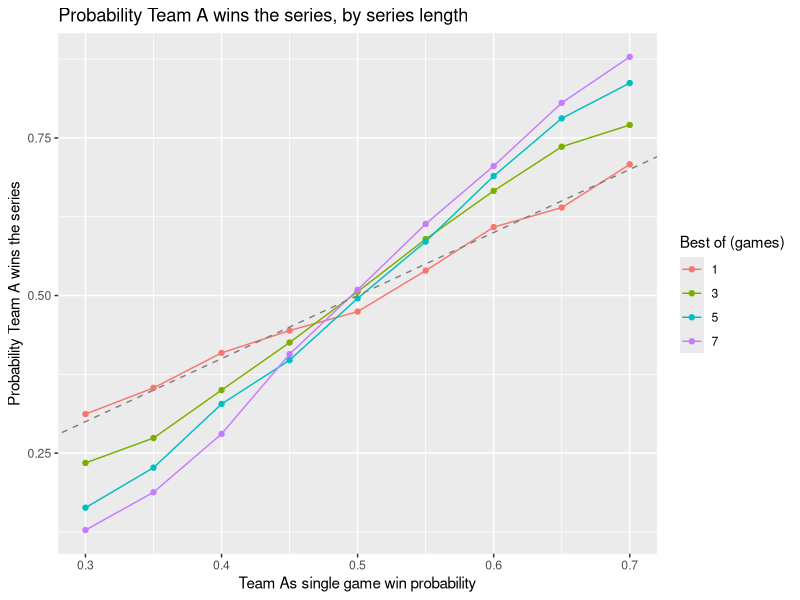
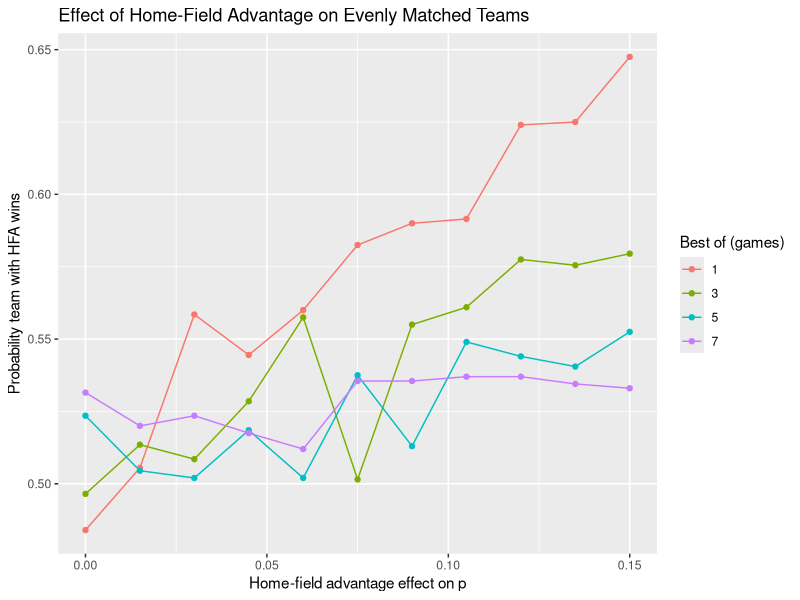

Source code (R) for these figures, in order:
## ---- chunk 1
library(tidyverse)
set.seed(4747)
## ---- chunk 2
home_schedule <- list(
  '1' = c(TRUE),
  '3' = c(TRUE, FALSE, TRUE),
  '5' = c(TRUE, TRUE, FALSE, FALSE, TRUE),
  '7' = c(TRUE, TRUE, FALSE, FALSE, TRUE, FALSE, TRUE)
)

play_series <- function(p, games = 7, hfa = 0) {
  home <- home_schedule[[as.character(games)]]
  needed <- (games + 1) / 2
  wins_a <- 0
  wins_b <- 0
  g <- 0
  while (wins_a < needed & wins_b < needed) {
    g <- g + 1
    if (home[g]) {
      p_game <- p + hfa
    } else {
      p_game <- p - hfa
    }
    if (runif(1) < p_game) {
      wins_a <- wins_a + 1
    } else {
      wins_b <- wins_b + 1
    }
  }
  return(wins_a == needed)
}
## ---- chunk 3
win_prob <- function(p, games, hfa = 0, reps = 2000) {
  map_lgl(1:reps, \(i) play_series(p, games, hfa)) |> mean()
}
## ---- chunk 4
p_values <- seq(0.3, 0.7, by = 0.05)
game_values <- c(1, 3, 5, 7)

length_sims <- tibble(
  p = rep(p_values, times = length(game_values)),
  games = rep(game_values, each = length(p_values))
) |>
  mutate(win_prob = map2_dbl(p, games, win_prob))

ggplot(length_sims, aes(x = p, y = win_prob, color = factor(games))) + 
  geom_line() + 
  geom_point() + 
  geom_abline(slope = 1, intercept = 0, linetype = "dashed", color = "gray50") + 
  labs(title = "Probability Team A wins the series, by series length",
       x = "Team As single game win probability",
       y = "Probability Team A wins the series",
       color = "Best of (games)")
## ---- chunk 5
hfa_values <- seq(0, 0.15, by = 0.015)

hfa_sims <- tibble(
  p = 0.5,
  games = rep(game_values, each = length(hfa_values)),
  hfa = rep(hfa_values, times = length(game_values))
) |>
  mutate(win_prob = pmap_dbl(list(p, games, hfa), win_prob))

ggplot(hfa_sims, aes(x = hfa, y = win_prob, color = factor(games))) + 
  geom_line() +
  geom_point() +
  labs(
    title = "Effect of Home-Field Advantage on Evenly Matched Teams",
    x = "Home-field advantage effect on p",
    y = "Probability team with HFA wins",
    color = "Best of (games)"
  )
